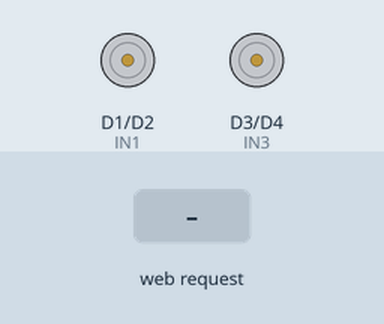
Recording of a sketch running on a simulated ESP8266 (NodeMCU). On the bench: motor-driver pin pairs drawn as motors (green arrow = first pin HIGH = forward, orange = second pin HIGH = backward, longer = more drive, scaled by the enable pin). The test bench sets the inputs (shaded band). WiFi joins after 1.5 s; servers stay silent unless stated; what the sketch prints to the serial monitor is not drawn.

Above: at 2.7 s.
2.8 s: HTTP request GET /tien received
At 3.4 s:
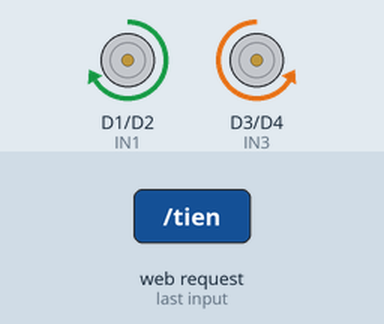
4.3 s: HTTP request GET /trai received
At 5.5 s:
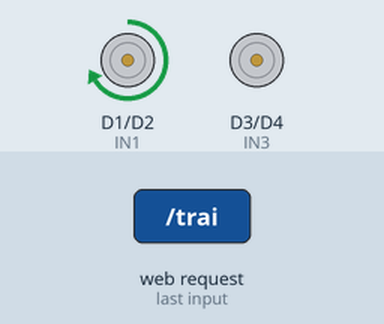
5.8 s: HTTP request GET /phai received
At 6.8 s:
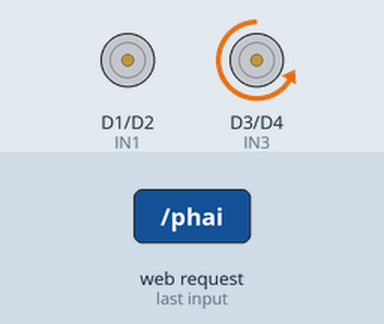
7.3 s: HTTP request GET /lui received
At 8.0 s:
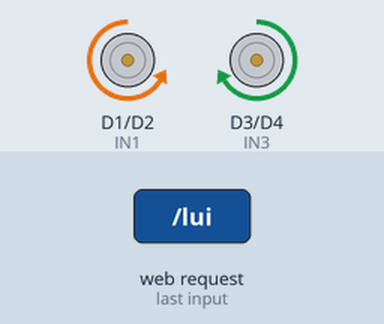
8.8 s: HTTP request GET /dung received
At 9.1 s:
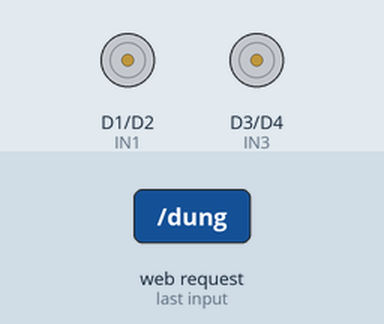
Timing chart, 0 to 11.3 s (numbered marks = the images above; inputs shaded):
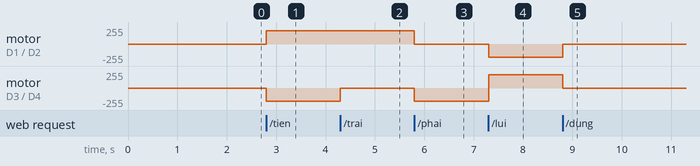

The sketch:

Station.ino
```cpp
#include <ESP8266WiFi.h>
#include <WiFiClient.h>
#include <ESP8266WebServer.h>
#include <ESP8266mDNS.h>
#include<SoftwareSerial.h>

SoftwareSerial bluetooth(D7,D6); //RX,TX của ESP
String location = "";
MDNSResponder mdns;
ESP8266WebServer server(80);

#define ENA D0
#define IN1 D1
#define IN2 D2
#define IN3 D3
#define IN4 D4
#define ENB D5
String webPage =
{
"  <!DOCTYPE html>"
"<html>"
"<head>"
"	 <meta http-equiv='Content-Type' content='text/html; charset=utf-8'>"
"	<title>Mobile car</title>"
"	<meta name='viewport' content='width=device-width, initial-scale=1'>"
"	<style>"
"    button{"
"      padding: 15px 30px;"
"      border: none;"
"      font-size: 20px;"
"      background-color: rgb(43, 225, 116);"
"      color: #fff;"
"      border-radius: 15px;"
"      cursor: pointer;"
"    }"
"    h2{"
"      color: rgb(253, 53, 53);"
"      font-family: 'Courier New';"
"    }"
"   .dung{"
"      margin-top: 10px;"
"      background-color: rgb(213, 5, 5);"
"    }"
"	</style>"
"</head>"
"<body>"
"<div style='width: 330px;height: auto;margin: 0 auto;margin-top: 70px'>"
"<h2 align='center'>Điều khiển xe qua Wifi</h2>"
"<div align='center'>"
"  <a href='/tien'><button>Tiến</button></a>"
"</div>"
"<div style='display: flex; justify-content: center; margin: 10px 0;'>"
"  <a href='/trai'><button style='margin-right: 60px;'>Trái</button></a>"
"  <a href='/phai'><button>Phải</button></a>"
"</div>"
"<div align='center'>"
"  <a href='/lui'><button>Lùi</button></a>"
"</div>"
"<div align='center'><a href='/dung'><button class='dung'>Dừng</button></a></div>"
"</div>"
"<div align='center'><a href='/track'><button class='dung'>Track</button></a></div>"
"</div>"
"</body>"
"</html>"
};
void trangChu()
{
  server.send(200, "text/html", webPage);
}
void setup()
{
  Serial.begin(9600);
  bluetooth.begin(9600);
  pinMode(ENA, OUTPUT);
  pinMode(IN1, OUTPUT);
  pinMode(IN2, OUTPUT);
  pinMode(IN3, OUTPUT);
  pinMode(IN4, OUTPUT);
  pinMode(ENB, OUTPUT);
  Serial.print("Connecting to ");
  WiFi.begin("Mac", "12345678");

  while (WiFi.status() != WL_CONNECTED)
  {
    delay(500);
    Serial.print(".");
  }
  Serial.println("");
  Serial.println("WiFi connected");
  Serial.println("IP address: ");
  Serial.println(WiFi.localIP());
  if (mdns.begin("esp8266", WiFi.localIP()))
  Serial.println("MDNS responder started");

  server.on("/", trangChu);
  server.on("/tien", tien);
  server.on("/trai", trai);
  server.on("/phai", phai);
  server.on("/lui", lui);
  server.on("/dung", stopp);
  server.on("/track", trackLocation);
  server.begin();
}
void tien(){
  analogWrite(ENA,200);
  analogWrite(ENB,200);
  digitalWrite(IN1, HIGH);
  digitalWrite(IN2, LOW);
  digitalWrite(IN3, LOW);
  digitalWrite(IN4, HIGH);
  Serial.println("FORWARD");
  server.send(200, "text/html", webPage);
}
/******************************Lui******************************/
void lui(){
  analogWrite(ENA,200);
  analogWrite(ENB,200);
  digitalWrite(IN1, LOW);
  digitalWrite(IN2, HIGH);
  digitalWrite(IN3, HIGH);
  digitalWrite(IN4, LOW);
  Serial.println("BACKWARD");
  server.send(200, "text/html", webPage);
}
/******************************Re trai******************************/
void trai(){
  analogWrite(ENA,200);
  digitalWrite(IN1, HIGH);
  digitalWrite(IN2, LOW);
  digitalWrite(IN3, LOW);
  digitalWrite(IN4, LOW);
  Serial.println("LEFT");
  server.send(200, "text/html", webPage);
}
/******************************Re phai******************************/
void phai(){
  analogWrite(ENB,200);
  digitalWrite(IN1, LOW);
  digitalWrite(IN2, LOW);
  digitalWrite(IN3, LOW);
  digitalWrite(IN4, HIGH);
  Serial.println("RIGHT");
  server.send(200, "text/html", webPage);
}
/******************************Dung******************************/
void stopp(){
  digitalWrite(IN1,LOW);
  digitalWrite(IN2,LOW);
  digitalWrite(IN3,LOW);
  digitalWrite(IN4,LOW);
  Serial.println("STOP");
  server.send(200, "text/html", webPage);
}
void trackLocation(){
  while(true){
    if(bluetooth.available()){
      location = bluetooth.readString();
      Serial.println(location);
      break;
    }
  }
  String s = "<!DOCTYPE html>";
  s += "<html>";
  s += "<head>";
  s += "<meta http-equiv='Content-Type' content='text/html; charset=utf-8'>";
  s += "<title>Mobile car</title>";
  s += "<meta name='viewport' content='width=device-width, initial-scale=1'>";
  s += "<style>";
  s += "button{";
  s += "padding: 15px 30px;";
  s += "border: none;";
  s += "font-size: 20px;";
  s += "background-color: rgb(43, 225, 116);";
  s += "color: #fff;";
  s += "border-radius: 15px;";
  s += "cursor: pointer;";
  s += "}";
  s += "h2{";
  s += "color: rgb(253, 53, 53);";
  s += "font-family: 'Courier New';";
  s += "}";
  s += ".dung{";
  s += "margin-top: 10px;";
  s += "background-color: rgb(213, 5, 5); margin-bottom: 10px;";
  s += "}";
  s += ".location{font-size: 20px;}";
  s += "</style>";
  s += "</head>";
  s += "<body>";
  s += "<div style='width: 330px;height: auto;margin: 0 auto;margin-top: 70px'>";
  s += "<h2 align='center'>Điều khiển xe qua Wifi</h2>";
  s += "<div align='center'>";
  s += "<a href='/tien'><button>Tiến</button></a>";
  s += "</div>";
  s += "<div style='display: flex; justify-content: center; margin: 10px 0;'>";
  s += "<a href='/trai'><button style='margin-right: 60px;'>Trái</button></a>";
  s += "<a href='/phai'><button>Phải</button></a>";
  s += "</div>";
  s += "<div align='center'>";
  s += "<a href='/lui'><button>Lùi</button></a>";
  s += "</div>";
  s += "<div align='center'><a href='/dung'><button class='dung'>Dừng</button></a></div>";
  s += "<div align='center'><a href='/track'><button>Track</button></a></div></div>";
  s += "</div>";
  s += "<div align='center' id='location' class='location'>"+ location +"</div>";
  s += "<script>";
  s += "let vitri = document.getElementById('location').innerHTML;";
  s += "let arr = vitri.split(' ');";
  s += "vitri = arr[0] + ' ' + arr[1];";
  s += "document.getElementById('location').innerHTML = vitri;";
  s += "</script>";
  s += "</body>";
  s += "</html>";
  server.send(200, "text/html", s);
}
void loop()
{
  server.handleClient();
}
```

Measured:
- after the input at 2.8 s, motor on D1 (IN1) / D2 (IN2): stopped → forward 200/255 at once; motor on D3 (IN3) / D4 (IN4): stopped → backward 200/255 at once
- after the input at 4.3 s, motor on D3 (IN3) / D4 (IN4): backward 200/255 → stopped at once
- after the input at 5.8 s, motor on D1 (IN1) / D2 (IN2): forward 200/255 → stopped at once; motor on D3 (IN3) / D4 (IN4): stopped → backward 200/255 at once
- after the input at 7.3 s, motor on D1 (IN1) / D2 (IN2): stopped → backward 200/255 at once; motor on D3 (IN3) / D4 (IN4): backward 200/255 → forward 200/255 at once
- after the input at 8.8 s, motor on D1 (IN1) / D2 (IN2): backward 200/255 → stopped at once; motor on D3 (IN3) / D4 (IN4): forward 200/255 → stopped at once
